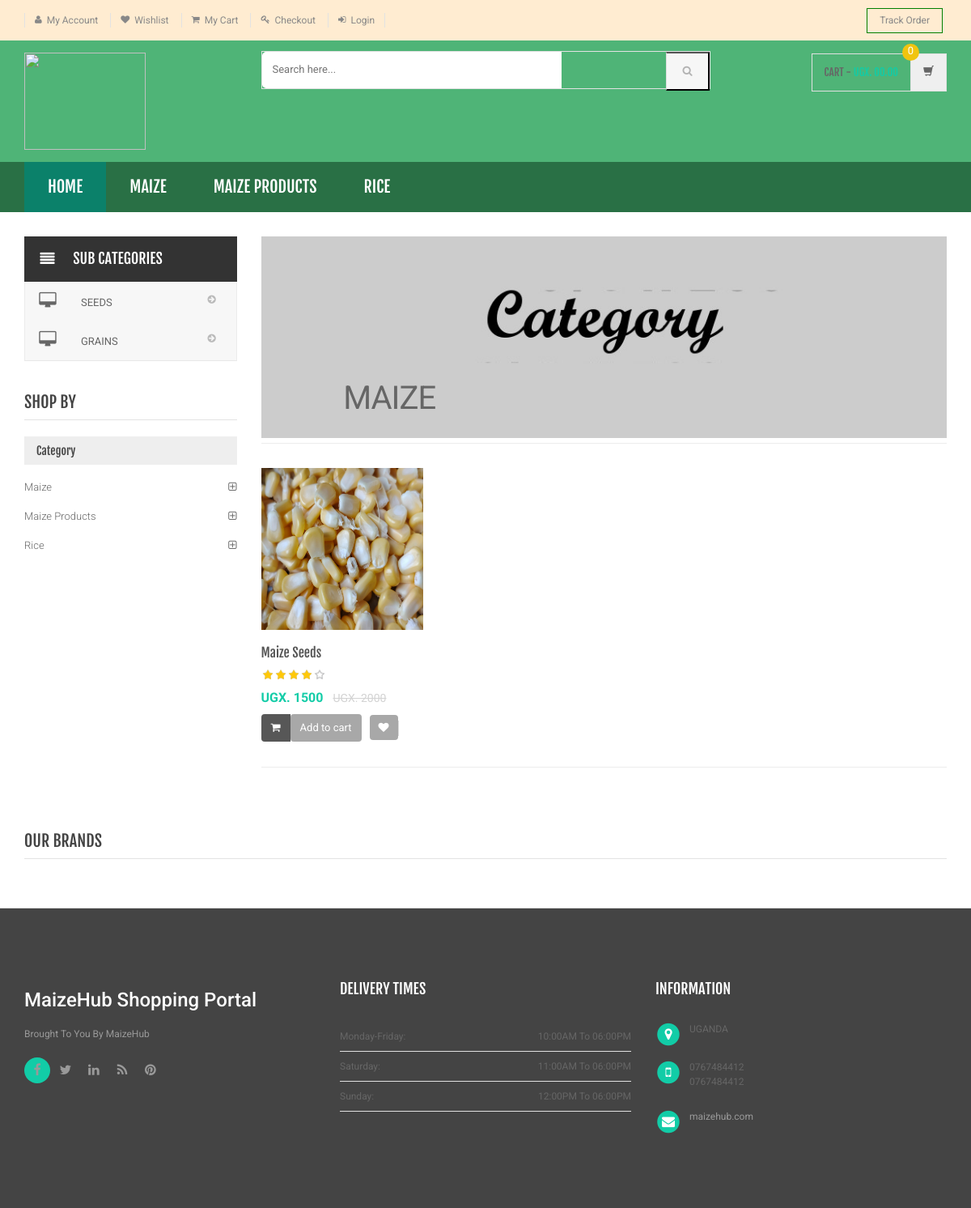
Page /category.php?cid=1 on the committed database.
### tables this page shows
CREATE TABLE `category` (
  `id` int(11) NOT NULL,
  `categoryName` varchar(255) DEFAULT NULL,
  `categoryDescription` longtext DEFAULT NULL,
  `creationDate` timestamp NOT NULL DEFAULT current_timestamp(),
  `updationDate` varchar(255) DEFAULT NULL
);

CREATE TABLE `subcategory` (
  `id` int(11) NOT NULL,
  `categoryid` int(11) DEFAULT NULL,
  `subcategory` varchar(255) DEFAULT NULL,
  `creationDate` timestamp NULL DEFAULT current_timestamp(),
  `updationDate` varchar(255) DEFAULT NULL
);

CREATE TABLE `products` (
  `id` int(11) NOT NULL,
  `category` int(11) NOT NULL,
  `subCategory` int(11) DEFAULT NULL,
  `productName` varchar(255) DEFAULT NULL,
  `productCompany` varchar(255) DEFAULT NULL,
  `productPrice` int(11) DEFAULT NULL,
  `productPriceBeforeDiscount` int(11) DEFAULT NULL,
  `productDescription` longtext DEFAULT NULL,
  `productImage1` varchar(255) DEFAULT NULL,
  `productImage2` varchar(255) DEFAULT NULL,
  `productImage3` varchar(255) DEFAULT NULL,
  `shippingCharge` int(11) DEFAULT NULL,
  `productAvailability` varchar(255) DEFAULT NULL,
  `postingDate` timestamp NULL DEFAULT current_timestamp(),
  `updationDate` varchar(255) DEFAULT NULL
);

### category.php (the view, shortened to what this page needs)
<?php
include('includes/config.php');
$cid=intval($_GET['cid']);
?>
<!DOCTYPE html>
<html lang="en">
	<head>
	    <link rel="stylesheet" href="assets/css/bootstrap.min.css">
	    <link rel="stylesheet" href="assets/css/main.css">
	    <link rel="stylesheet" href="assets/css/green.css">
	    <link rel="stylesheet" href="assets/css/owl.carousel.css">
		<link rel="stylesheet" href="assets/css/owl.transitions.css">
		<link href="assets/css/lightbox.css" rel="stylesheet">
		<link rel="stylesheet" href="assets/css/animate.min.css">
		<link rel="stylesheet" href="assets/css/rateit.css">
		<link rel="stylesheet" href="assets/css/bootstrap-select.min.css">
		<link rel="stylesheet" href="assets/css/config.css">
		<link href="assets/css/green.css" rel="alternate stylesheet" title="Green color">
		<link href="assets/css/blue.css" rel="alternate stylesheet" title="Blue color">
		<link href="assets/css/red.css" rel="alternate stylesheet" title="Red color">
		<link href="assets/css/orange.css" rel="alternate stylesheet" title="Orange color">
		<link href="assets/css/dark-green.css" rel="alternate stylesheet" title="Darkgreen color">
		<link rel="stylesheet" href="assets/css/font-awesome.min.css">
	</head>
    <body class="cnt-home">
<header class="header-style-1">
<?php include('includes/top-header.php');?>
<?php include('includes/main-header.php');?>
<?php include('includes/menu-bar.php');?>
</header>
<div class="body-content outer-top-xs">
	<div class='container'>
		<div class='row outer-bottom-sm'>
			<div class='col-md-3 sidebar'>
<div class="side-menu animate-dropdown outer-bottom-xs">
<div class="side-menu animate-dropdown outer-bottom-xs">
    <div class="head"><i class="icon fa fa-align-justify fa-fw"></i>Sub Categories</div>
    <nav class="yamm megamenu-horizontal" role="navigation">
        <ul class="nav">
            <li class="dropdown menu-item">
              <?php $sql=mysqli_query($con,"select id,subcategory  from subcategory where categoryid='$cid'");
while($row=mysqli_fetch_array($sql))
{
    ?>
                <a href="sub-category.php?scid=<?php echo $row['id'];?>" class="dropdown-toggle"><i class="icon fa fa-desktop fa-fw"></i>
                <?php echo $row['subcategory'];?></a>
                <?php }?>
</li>
</ul>
    </nav>
</div>
</div>
	            <div class="sidebar-module-container">
	            	<h3 class="section-title">shop by</h3>
	            	<div class="sidebar-filter">
<div class="sidebar-widget wow fadeInUp outer-bottom-xs ">
	<div class="widget-header m-t-20">
		<h4 class="widget-title">Category</h4>
	</div>
	<div class="sidebar-widget-body m-t-10">
	         <?php $sql=mysqli_query($con,"select id,categoryName  from category");
while($row=mysqli_fetch_array($sql))
{
    ?>
		<div class="accordion">
	    	<div class="accordion-group">
	            <div class="accordion-heading">
	                <a href="category.php?cid=<?php echo $row['id'];?>"  class="accordion-toggle collapsed">
	                   <?php echo $row['categoryName'];?>
	                </a>
	            </div>
	        </div>
	    </div>
	    <?php } ?>
	</div>
</div>
	            	</div>
	            </div>
            </div>
			<div class='col-md-9'>
	<div id="category" class="category-carousel hidden-xs">
		<div class="item">
			<div class="image">
				<img src="assets/images/banners/cat-banner-1.jpg" alt="" class="img-responsive">
			</div>
			<div class="container-fluid">
				<div class="caption vertical-top text-left">
					<div class="big-text">
						<br />
					</div>
					       <?php $sql=mysqli_query($con,"select categoryName  from category where id='$cid'");
while($row=mysqli_fetch_array($sql))
{
    ?>
					<div class="excerpt hidden-sm hidden-md">
						<?php echo htmlentities($row['categoryName']);?>
					</div>
			<?php } ?>
				</div>
			</div>
		</div>
</div>
				<div class="search-result-container">
					<div id="myTabContent" class="tab-content">
						<div class="tab-pane active " id="grid-container">
							<div class="category-product  inner-top-vs">
								<div class="row">
			<?php
$ret=mysqli_query($con,"select * from products where category='$cid'");
$num=mysqli_num_rows($ret);
if($num>0)
{
while ($row=mysqli_fetch_array($ret))
{?>
		<div class="col-sm-6 col-md-4 wow fadeInUp">
			<div class="products">
	<div class="product">
		<div class="product-image">
			<div class="image">
				<a href="product-details.php?pid=<?php echo htmlentities($row['id']);?>"><img  src="assets/images/blank.gif" data-echo="admin/productimages/<?php echo htmlentities($row['id']);?>/<?php echo htmlentities($row['productImage1']);?>" alt="" width="200" height="200"></a>
			</div>
		</div>
		<div class="product-info text-left">
			<h3 class="name"><a href="product-details.php?pid=<?php echo htmlentities($row['id']);?>"><?php echo htmlentities($row['productName']);?></a></h3>
			<div class="rating rateit-small"></div>
			<div class="product-price">
				<span class="price">
					UGX. <?php echo htmlentities($row['productPrice']);?>			</span>
										     <span class="price-before-discount">UGX. <?php echo htmlentities($row['productPriceBeforeDiscount']);?></span>
			</div>
		</div>
					<div class="cart clearfix animate-effect">
				<div class="action">
					<ul class="list-unstyled">
						<li class="add-cart-button btn-group">
							<button class="btn btn-primary icon" data-toggle="dropdown" type="button">
								<i class="fa fa-shopping-cart"></i>
							</button>
							<a href="category.php?page=product&action=add&id=<?php echo $row['id']; ?>">
							<button class="btn btn-primary" type="button">Add to cart</button></a>
						</li>
		                <li class="lnk wishlist">
							<a class="add-to-cart" href="category.php?pid=<?php echo htmlentities($row['id'])?>&&action=wishlist" title="Wishlist">
								 <i class="icon fa fa-heart"></i>
							</a>
						</li>
					</ul>
				</div>
			</div>
			</div>
			</div>
		</div>
	  <?php } } else {?>
		<div class="col-sm-6 col-md-4 wow fadeInUp"> <h3>No Product Found</h3>
		</div>
<?php } ?>
										</div>
							</div>
						</div>
				</div>
			</div>
		</div></div>
		<?php include('includes/brands-slider.php');?>
</div>
</div>
<?php include('includes/footer.php');?>
</body>
</html>

### includes/menu-bar.php (shortened to what this page needs)
<div class="header-nav animate-dropdown" style="background-color:#297045;">
    <div class="container">
        <div class="yamm navbar navbar-default" role="navigation">
            <div class="nav-bg-class">
                <div class="navbar-collapse collapse" id="mc-horizontal-menu-collapse">
	<div class="nav-outer">
		<ul class="nav navbar-nav">
			<li class="active dropdown yamm-fw">
				<a href="index.php" data-hover="dropdown" class="dropdown-toggle">Home</a>
			</li>
              <?php $sql=mysqli_query($con,"select id,categoryName  from category limit 6");
while($row=mysqli_fetch_array($sql))
{
    ?>
			<li class="dropdown yamm">
				<a href="category.php?cid=<?php echo $row['id'];?>"> <?php echo $row['categoryName'];?></a>
			</li>
			<?php } ?>
		</ul>
		<div class="clearfix"></div>
	</div>
</div>
            </div>
        </div>
    </div>
</div>

### rows in the picture
category: categoryName "MAIZE", categoryName "Maize"
category: categoryName "MAIZE PRODUCTS", categoryName "Maize Products"
category: categoryName "RICE", categoryName "Rice"
subcategory: subcategory "SEEDS"
subcategory: subcategory "GRAINS"
products: productImage1 (picture), productName "Maize Seeds", productPrice "1500", productPriceBeforeDiscount "2000"
